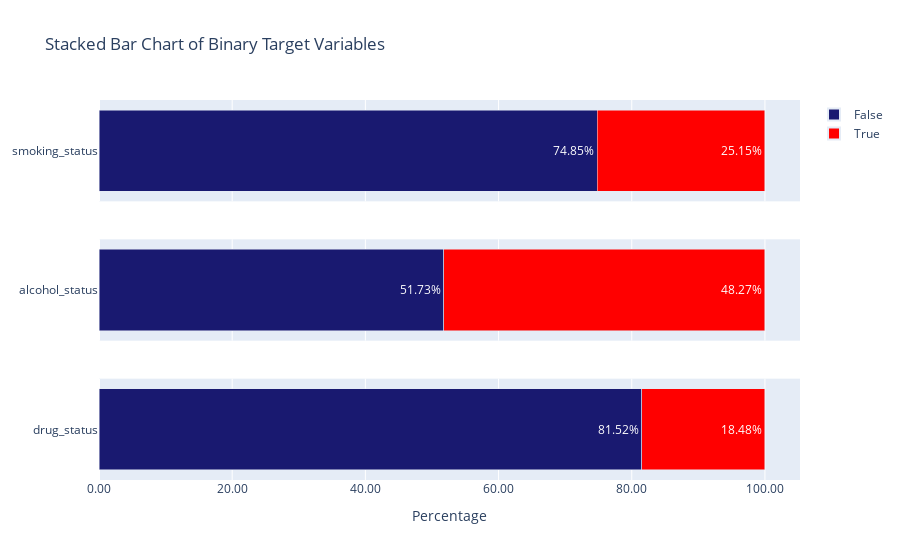

The notebook cell this image was saved under:
### Markdown cell above
- Target variable distribution:

### Code cell
plot_target_ratios(df=trait_pred_df, targets=['smoking_status', 'alcohol_status', 'drug_status'])

### Figure 1 — Plotly figure (JSON) as saved in the notebook; plotly's stock layout.template omitted (floating-point values rounded to 4 significant figures)
{"data": [{"hoverinfo": "name+x", "marker": {"color": "midnightblue"}, "name": "False", "orientation": "h", "showlegend": true, "text": "74.85%", "textposition": "inside", "type": "bar", "x": [74.85], "xaxis": "x", "y": ["smoking_status"], "yaxis": "y"}, {"hoverinfo": "name+x", "marker": {"color": "red"}, "name": "True", "orientation": "h", "showlegend": true, "text": "25.15%", "textposition": "inside", "type": "bar", "x": [25.15], "xaxis": "x", "y": ["smoking_status"], "yaxis": "y"}, {"hoverinfo": "name+x", "marker": {"color": "midnightblue"}, "name": "False", "orientation": "h", "showlegend": false, "text": "51.73%", "textposition": "inside", "type": "bar", "x": [51.73], "xaxis": "x2", "y": ["alcohol_status"], "yaxis": "y2"}, {"hoverinfo": "name+x", "marker": {"color": "red"}, "name": "True", "orientation": "h", "showlegend": false, "text": "48.27%", "textposition": "inside", "type": "bar", "x": [48.27], "xaxis": "x2", "y": ["alcohol_status"], "yaxis": "y2"}, {"hoverinfo": "name+x", "marker": {"color": "midnightblue"}, "name": "False", "orientation": "h", "showlegend": false, "text": "81.52%", "textposition": "inside", "type": "bar", "x": [81.52], "xaxis": "x3", "y": ["drug_status"], "yaxis": "y3"}, {"hoverinfo": "name+x", "marker": {"color": "red"}, "name": "True", "orientation": "h", "showlegend": false, "text": "18.48%", "textposition": "inside", "type": "bar", "x": [18.48], "xaxis": "x3", "y": ["drug_status"], "yaxis": "y3"}], "layout": {"barmode": "stack", "legend": {"itemsizing": "constant", "traceorder": "normal"}, "title": {"text": "Stacked Bar Chart of Binary Target Variables"}, "uniformtext": {"minsize": 8, "mode": "hide"}, "xaxis": {"anchor": "y", "domain": [0, 1], "matches": "x3", "showticklabels": false}, "xaxis2": {"anchor": "y2", "domain": [0, 1], "matches": "x3", "showticklabels": false}, "xaxis3": {"anchor": "y3", "domain": [0, 1], "tickformat": ",.2f", "title": {"text": "Percentage"}}, "yaxis": {"anchor": "x", "domain": [0.7333, 1], "ticktext": ["smoking_status"], "tickvals": ["smoking_status"]}, "yaxis2": {"anchor": "x2", "domain": [0.3667, 0.6333], "ticktext": ["alcohol_status"], "tickvals": ["alcohol_status"]}, "yaxis3": {"anchor": "x3", "domain": [0, 0.2667], "ticktext": ["drug_status"], "tickvals": ["drug_status"]}}}
